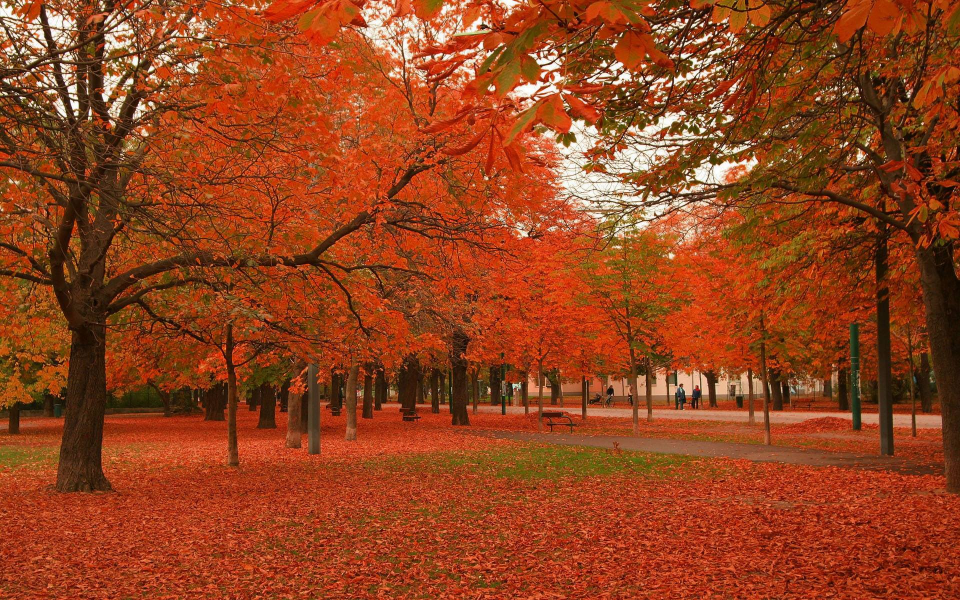
%> input picture Game1/Assets/images/Level3/L3_q5/img.jpg, 1920 x 1200 px (shown at 1/2 size)
$ octave gridding.m   (GNU Octave 9; MATLAB toolbox functions it lacks are replaced by stand-ins)
%> lines starting %> are read from the running program, lines starting %| are printed output that depends on the picture; in (x1, y1, x2, y2) boxes, pixels count from 0 and x2, y2 are one past the last pixel; in counts of white or black regions, pixels touching at a corner belong together; the program's own positions count from 1
img = imread('img.jpg');  %# Load a sample 3-D RGB image
%> img is the input picture: size 1200x1920x3 uint8; mean R, G, B 146.8, 66.6, 30.5

% [5 lines of commented-out code are left out]

w = 120;

x = 850;
y = 150;
a = img(x:x+w,y:y+w,:);
imwrite(a,'p1.jpg');
img(x:x+w,y:y+w,:) = 255;
%> img: size 1200x1920x3 uint8; 0.64% of pixels changed, all inside (x1, y1, x2, y2) = (149, 849, 270, 970)

x = 300;
y = 100;
a = img(x:x+w,y:y+w,:);
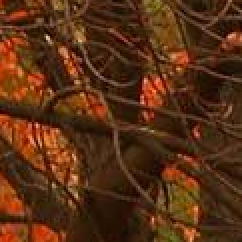
%> a: size 121x121x3 uint8 (shown 2 times larger); mean R, G, B 87.8, 47, 20
imwrite(a,'p2.jpg');
img(x:x+w,y:y+w,:) = 255;
%> img: size 1200x1920x3 uint8; mean R, G, B 148.7, 69.2, 33.5

x = 40;
y = 1500;
a = img(x:x+w,y:y+w,:);
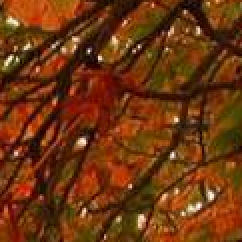
%> a: size 121x121x3 uint8 (shown 2 times larger); mean R, G, B 109.6, 53.7, 16.2
imwrite(a,'p3.jpg');
img(x:x+w,y:y+w,:) = 255;
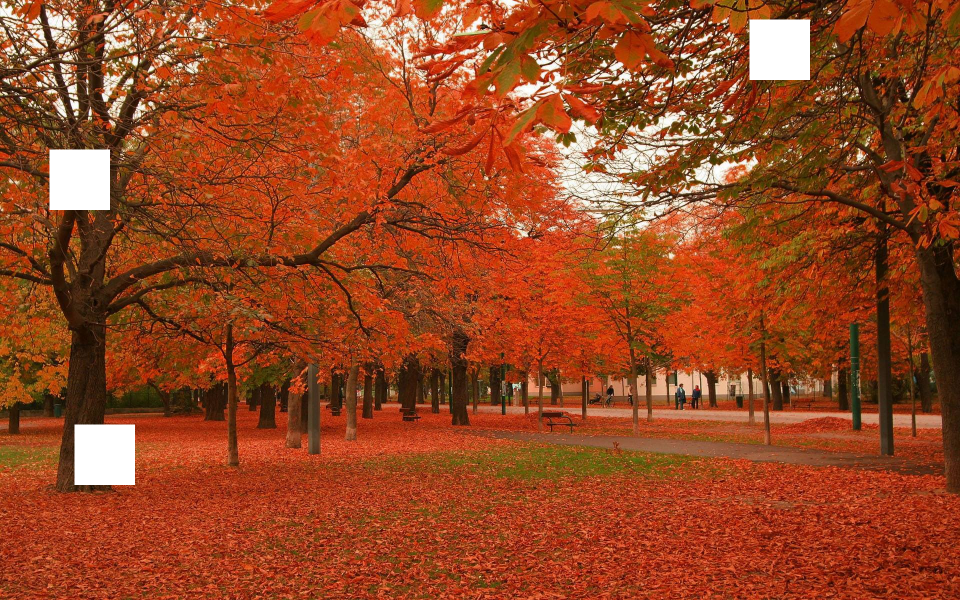
%> img: size 1200x1920x3 uint8 (shown at 1/2 size); mean R, G, B 149.7, 70.5, 35

x = 700;
y = 900;
a = img(x:x+w,y:y+w,:);
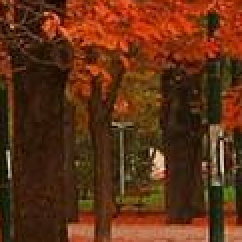
%> a: size 121x121x3 uint8 (shown 2 times larger); mean R, G, B 94.7, 48.3, 21.3
imwrite(a,'p4.jpg');
img(x:x+w,y:y+w,:) = 255;
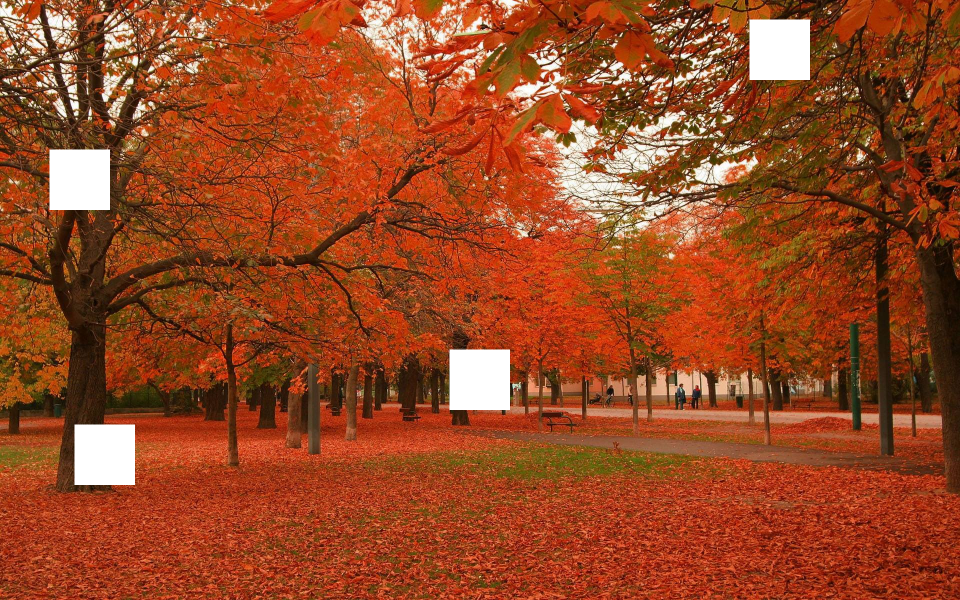
%> img: size 1200x1920x3 uint8 (shown at 1/2 size); 0.64% of pixels changed, all inside (x1, y1, x2, y2) = (899, 699, 1020, 820)

x = 400;
y = 1550;
a = img(x:x+w,y:y+w,:);
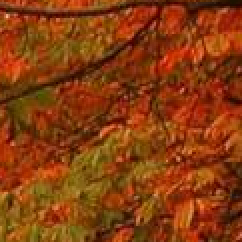
%> a: size 121x121x3 uint8 (shown 2 times larger); mean R, G, B 135.9, 60.8, 14.8
imwrite(a,'p5.jpg');
img(x:x+w,y:y+w,:) = 255;
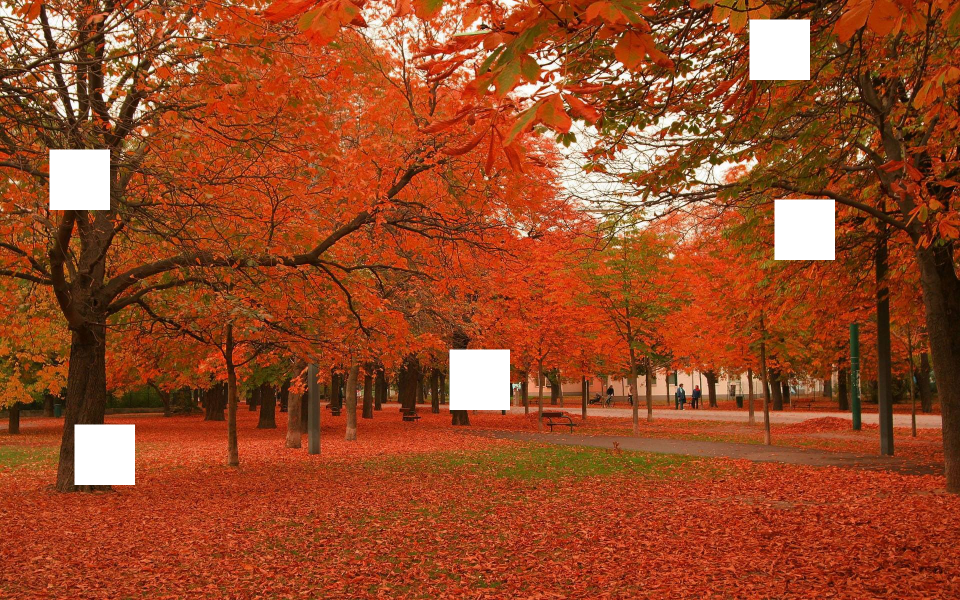
%> img: size 1200x1920x3 uint8 (shown at 1/2 size); 0.64% of pixels changed, all inside (x1, y1, x2, y2) = (1549, 399, 1670, 520)

imshow(img);

imshow(img)
imwrite(img,'n.jpg');
